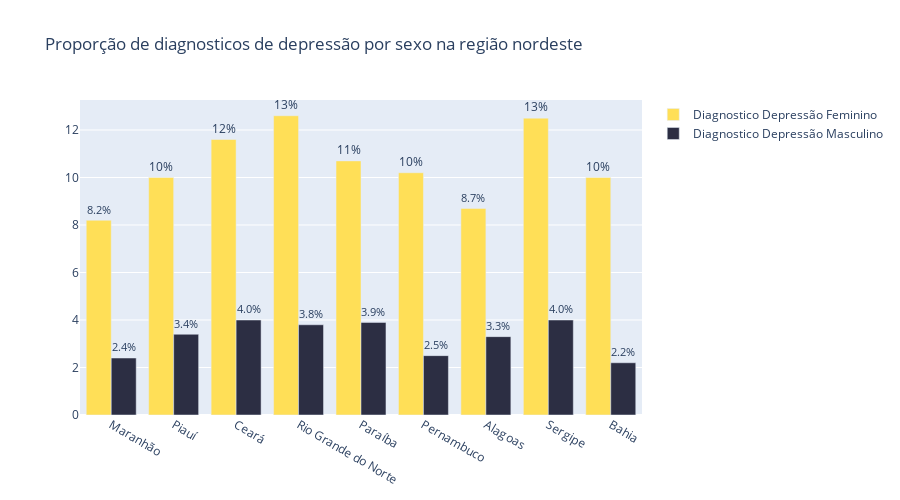

Here is the notebook cell this chart was saved with:
### Code cell
trace1=go.Bar(x=dados_nordeste['Estado'],y=dados_nordeste['Masculino'],marker=dict(color='#2C2E43'),name="Diagnostico Depressão Masculino",text=dados_nordeste['Masculino'])
trace2=go.Bar(x=dados_nordeste['Estado'],y=dados_nordeste['Feminino'],marker=dict(color='#ffdf57'),name="Diagnostico Depressão Feminino",text=dados_nordeste['Feminino'])

data=[trace2,trace1]

layout = go.Layout(barmode="group")

fig = go.Figure(data,layout)
fig.update_layout(height=500,title="Proporção de diagnosticos de depressão por sexo na região nordeste")
fig.update_traces(texttemplate='%{text:.2s}%', textposition='outside')
fig.show()

### Figure 1 — Plotly figure (JSON) as saved in the notebook; plotly's stock layout.template omitted (floating-point values rounded to 4 significant figures)
{"data": [{"marker": {"color": "#ffdf57"}, "name": "Diagnostico Depressão Feminino", "text": [8.2, 10, 11.6, 12.6, 10.7, 10.2, 8.7, 12.5, 10], "textposition": "outside", "texttemplate": "%{text:.2s}%", "type": "bar", "x": ["Maranhão", "Piauí", "Ceará", "Rio Grande do Norte", "Paraíba", "Pernambuco", "Alagoas", "Sergipe", "Bahia"], "y": [8.2, 10, 11.6, 12.6, 10.7, 10.2, 8.7, 12.5, 10]}, {"marker": {"color": "#2C2E43"}, "name": "Diagnostico Depressão Masculino", "text": [2.4, 3.4, 4, 3.8, 3.9, 2.5, 3.3, 4, 2.2], "textposition": "outside", "texttemplate": "%{text:.2s}%", "type": "bar", "x": ["Maranhão", "Piauí", "Ceará", "Rio Grande do Norte", "Paraíba", "Pernambuco", "Alagoas", "Sergipe", "Bahia"], "y": [2.4, 3.4, 4, 3.8, 3.9, 2.5, 3.3, 4, 2.2]}], "layout": {"barmode": "group", "height": 500, "title": {"text": "Proporção de diagnosticos de depressão por sexo na região nordeste"}}}
